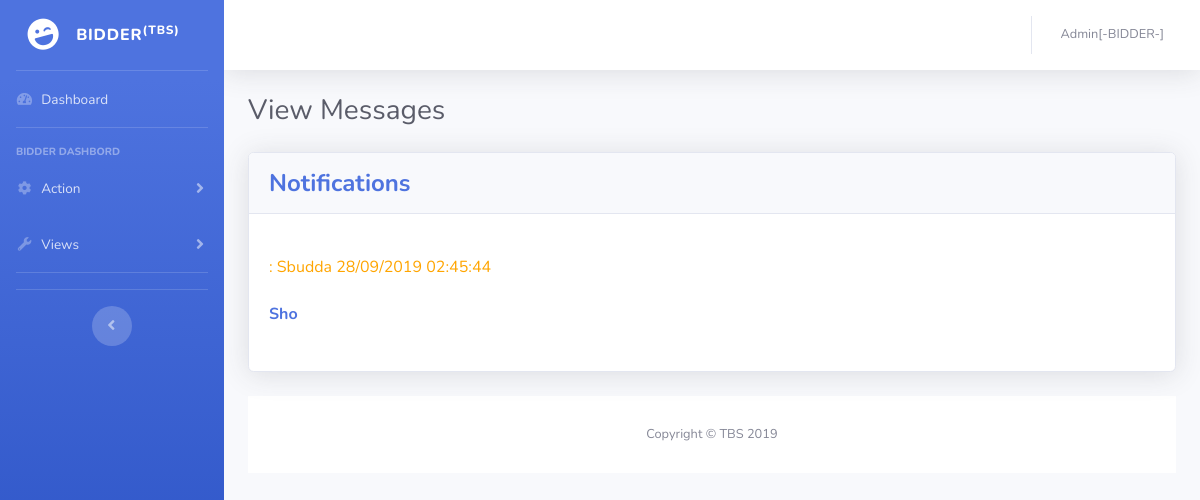
The page /maessage.php (signed in) on the database its author committed.
### tables this page shows
CREATE TABLE `chat` (
  `mid` int(11) NOT NULL,
  `sender` varchar(30) NOT NULL,
  `reciever` varchar(30) NOT NULL,
  `Msg` varchar(250) NOT NULL,
  `date` varchar(10) NOT NULL,
  `time` varchar(10) NOT NULL
);

### maessage.php (the view, shortened to what this page needs)
<?php
include("connection.php");
$username = $_SESSION['username'];
?>
<!DOCTYPE html>
<html lang="en">
<head>
  <link href="vendor/fontawesome-free/css/all.min.css" rel="stylesheet" type="text/css">
  <link href="css/sb-admin-2.min.css" rel="stylesheet">
</head>
<body id="page-top">
  <div id="wrapper">
    <ul class="navbar-nav bg-gradient-primary sidebar sidebar-dark accordion" id="accordionSidebar">
      <a class="sidebar-brand d-flex align-items-center justify-content-center" href="index.html">
        <div class="sidebar-brand-icon rotate-n-15">
          <i class="fas fa-laugh-wink"></i>
        </div>
        <div class="sidebar-brand-text mx-3">BIDDER<sup>(TBS)</sup></div>
      </a>
      <hr class="sidebar-divider my-0">
      <li class="nav-item">
        <a class="nav-link" href="bidder.php">
          <i class="fas fa-fw fa-tachometer-alt"></i>
          <span>Dashboard</span></a>
      </li>
      <hr class="sidebar-divider">
      <div class="sidebar-heading">
       BIDDER DASHBORD
      </div>
      <li class="nav-item">
        <a class="nav-link collapsed" href="#" data-toggle="collapse" data-target="#collapseTwo" aria-expanded="true" aria-controls="collapseTwo">
          <i class="fas fa-fw fa-cog"></i>
          <span>Action</span>
        </a>
      </li>
      <li class="nav-item">
        <a class="nav-link collapsed" href="#" data-toggle="collapse" data-target="#collapseUtilities" aria-expanded="true" aria-controls="collapseUtilities">
          <i class="fas fa-fw fa-wrench"></i>
          <span>Views</span>
        </a>
      </li>
      <hr class="sidebar-divider">
      <hr class="sidebar-divider d-none d-md-block">
      <div class="text-center d-none d-md-inline">
        <button class="rounded-circle border-0" id="sidebarToggle"></button>
      </div>
    </ul>
    <div id="content-wrapper" class="d-flex flex-column">
      <div id="content">
        <nav class="navbar navbar-expand navbar-light bg-white topbar mb-4 static-top shadow">
          <ul class="navbar-nav ml-auto">
            <li class="nav-item dropdown no-arrow">
              <a class="nav-link dropdown-toggle" href="#" id="userDropdown" role="button" data-toggle="dropdown" aria-haspopup="true" aria-expanded="false">
                <span class="mr-2 d-none d-lg-inline text-gray-600 small"><?php echo $username."[-BIDDER-]";  ?></span>
              </a>
            </li>
          </ul>
        </nav>
        <div class="container-fluid">
           <div class="d-sm-flex align-items-center justify-content-between mb-4">
            <h1 class="h3 mb-0 text-gray-800">View Messages</h1>
          </div>
          <div class="row">
          <div class="col-lg-12">
<div class="card shadow mb-4">
  <?php
     $query = "select * from chat WHERE reciever = '$username'";
      $results = mysqli_query($con,$query);
      while($row = mysqli_fetch_array($results))
      {
        $sender = $row['sender'];
        $msg = $row['Msg'];
        $date = $row['date'];
        $time = $row['time'];
  ?>
  <div class="card-header py-3 d-flex flex-row align-items-center justify-content-between">
    <h4 class="m-0 font-weight-bold text-primary">Notifications</h4><br>
  </div>
  <div class="card-body">
     <br>
     <h6 style="color:orange;">: <?php echo $sender."        ".$date."    ".$time;?><h6>
     <br>
     <p class="m-0 font-weight-bold text-primary"><?php echo $msg; ?></p><br>
  </div>
  <?php
   }
?>
</div>
        </div>
      </div>
      <footer class="sticky-footer bg-white">
        <div class="container my-auto">
          <div class="copyright text-center my-auto">
            <span>Copyright &copy; TBS 2019</span>
          </div>
        </div>
      </footer>
    </div>
  </div>
</body>
</html>

### rows shown on the page
chat: sender "Sbudda", date "28/09/2019", time "02:45:44", Msg "Sho"

### other values the page prints
$username "Admin"
